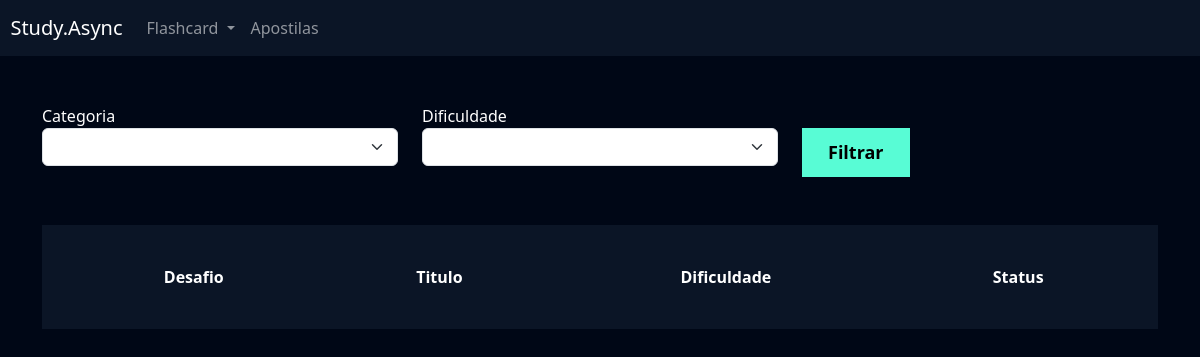
Page /flashcard/listar_desafio/ (signed in) on the earlier database version.
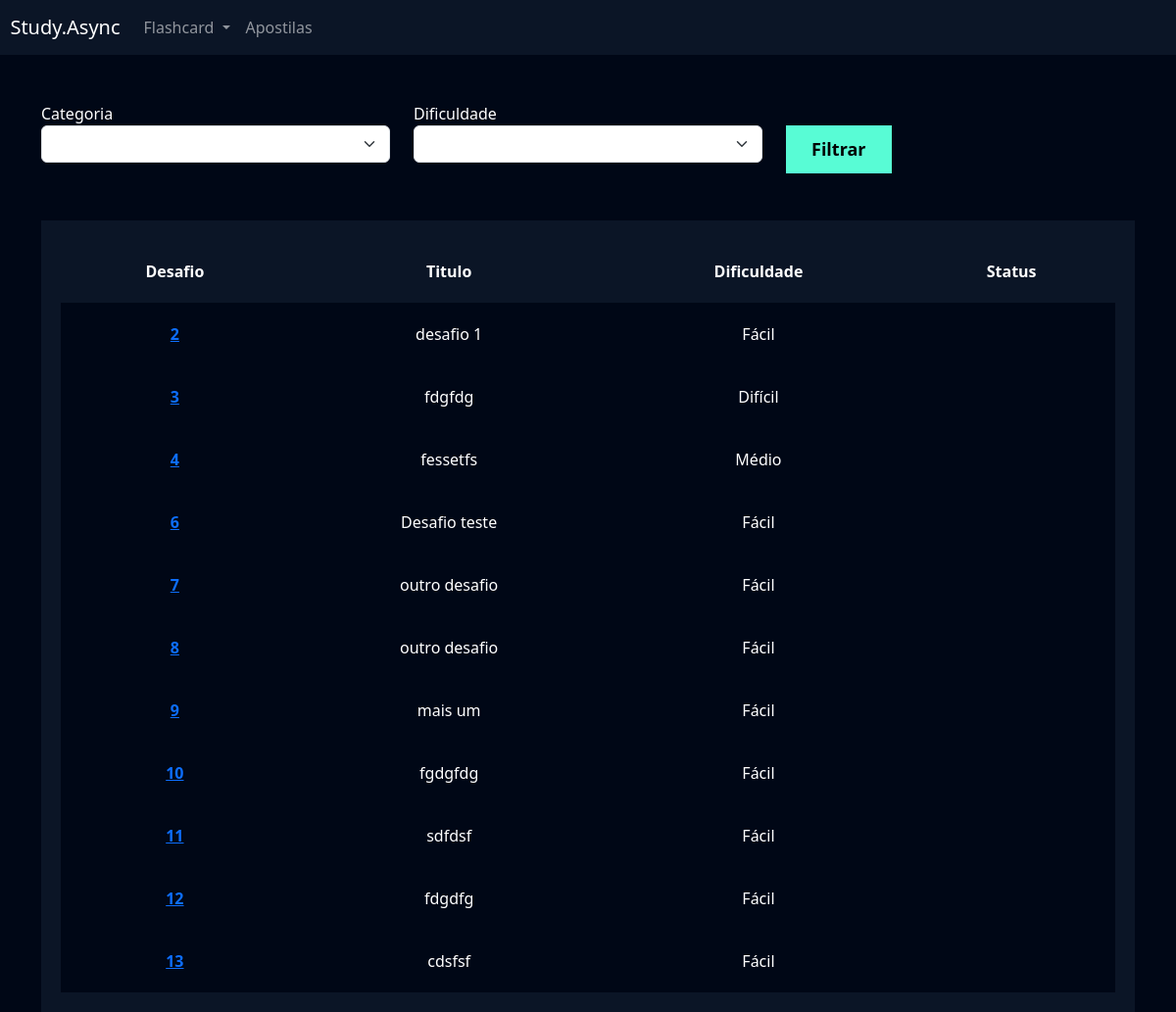
Same page on the later database version.
### flashcard/models.py (models this page shows, shortened)
class Desafio(models.Model):
    user = models.ForeignKey(User, on_delete=models.DO_NOTHING)
    titulo = models.CharField(max_length=100)
    categoria = models.ManyToManyField(Categoria)
    quantidade_perguntas = models.IntegerField()
    dificuldade = models.CharField(
        max_length=1, choices=Flashcard.DIFICULDADE_CHOICES
    )
    flashcards = models.ManyToManyField(FlashcardDesafio)

### flashcard/views.py (the view)
# urls.py: path('listar_desafio/', views.listar_desafio, name='listar_desafio'),
def listar_desafio(request):
    desafios = Desafio.objects.filter(user=request.user)
    return render(request, 'listar_desafio.html', {'desafios': desafios})

### flashcard/templates/listar_desafio.html (shortened to what this page needs)
{% extends "base.html" %}
{% load static %}
{% block 'cabecalho' %}
    <link href="{% static 'usuarios/css/cadastro.css' %}" rel="stylesheet">
    <link href="{% static 'flashcard/css/novo_flashcard.css' %}" rel="stylesheet">
    <link href="{% static 'flashcard/css/iniciar_desafio.css' %}" rel="stylesheet">
    <link href="{% static 'flashcard/css/desafio.css' %}" rel="stylesheet">
    <link href='https://unpkg.com/boxicons@2.1.4/css/boxicons.min.css' rel='stylesheet'>
{% endblock 'cabecalho' %}
{% block 'conteudo' %}
    {% include "partials/header.html" %}
    <div class="container">
        <br>
        <br>
        <div class="row">
            <div class="col-md">
                <form action="}" method="GET">
                <label for="">Categoria</label>
                <select name="categoria" class="form-select">
                </select>
            </div>
            <div class="col-md">
                <label for="">Dificuldade</label>
                <select name="dificuldade" class="form-select">
                </select>
            </div>
            <div class="col-md">
                <br>
                <input type="submit" value="Filtrar" class="btn-cadastro">
            </div>
        </div>
        <br>
        <br>
        <div class="box-listar">
            <table>
                <thead>
                    <tr>
                        <th scope="col">Desafio</th>
                        <th scope="col">Titulo</th>
                        <th scope="col">Dificuldade</th>
                        <th scope="col">Status</th>
                    </tr>
                </thead>
                <tbody>
                    {% for desafio in desafios %}
                        <tr class="linha">
                            <th><a href="{% url 'desafio' desafio.id %}">{{desafio.id}}</a></th>
                            <td>{{desafio.titulo}}</td>
                            <td>{{desafio.get_dificuldade_display}}</td>
                            <td>{{desafio.status}}</td>
                        </tr>
                    {% endfor %}
                </tbody>
            </table>
        </div>
    </div>
{% endblock 'conteudo' %}

### templates/base.html (shortened to what this page needs)
{% load static %}
<!doctype html>
<html lang="en">
    <head>
        <link href="https://cdn.jsdelivr.net/npm/bootstrap@5.3.2/dist/css/bootstrap.min.css" rel="stylesheet">
        <link rel="stylesheet" href="{% static 'geral/css/base.css' %}">
        {% block 'cabecalho' %} {% endblock %}
    </head>
    <body>
        {% block 'conteudo' %}{% endblock %}
    </body>
</html>

### templates/partials/header.html (shortened to what this page needs)
<nav style="background-color: var(--main-color)" class="navbar navbar-expand-lg navbar-dark">
    <a class="navbar-brand" href="#">&nbsp&nbspStudy.Async</a>
    <div class="collapse navbar-collapse" id="navbarNav">
        <ul class="navbar-nav">
            <li class="nav-item dropdown">
                <a class="nav-link dropdown-toggle" href="#" id="navbarDropdown" role="button" data-bs-toggle="dropdown" aria-expanded="false">
                    Flashcard
                </a>
            </li>
            <li class="nav-item">
                <a class="nav-link" href="{% url 'adicionar_apostilas' %}">Apostilas</a>
            </li>
        </ul>
    </div>
</nav>

### templates/static/geral/css/base.css (style rules this page uses)
:root { --main-color: #0b1526; --dark-color: #000716; --secondary-dark-color: rgb(15, 2, 26); --light-color: #00c1f3; --contrast-color: #f4c96b; --differential-color: #58fcd5; }
body { background-color: var(--dark-color) !important; color: white !important; }

### templates/static/usuarios/css/cadastro.css (style rules this page uses)
* { margin: 0; padding: 0; }
.btn-cadastro { padding: 10px; background-color: #58fcd5; border: none; border: 1px solid #58fcd5; font-size: 18px; font-weight: bold; padding-left: 25px; padding-right: 25px; }

### templates/static/flashcard/css/desafio.css (style rules this page uses)
.box-listar { background-color: #0b1526; padding: 20px; }
table { width: 100%; padding: 20px; text-align: center; }
.linha { height: 40px; background-color: var(--dark-color); padding: 20px; }
td, th { padding: 20px; }
tr { background-color: var(--main-color); }

Differences in the rows shown:
added Desafio: id "2", titulo "desafio 1", dificuldade "Fácil"
added Desafio: id "3", titulo "fdgfdg", dificuldade "Difícil"
added Desafio: id "4", titulo "fessetfs", dificuldade "Médio"
added Desafio: id "6", titulo "Desafio teste", dificuldade "Fácil"
added Desafio: id "7", titulo "outro desafio", dificuldade "Fácil"
added Desafio: id "8", titulo "outro desafio", dificuldade "Fácil"
added Desafio: id "9", titulo "mais um", dificuldade "Fácil"
added Desafio: id "10", titulo "fgdgfdg", dificuldade "Fácil"
added Desafio: id "11", titulo "sdfdsf", dificuldade "Fácil"
added Desafio: id "12", titulo "fdgdfg", dificuldade "Fácil"
added Desafio: id "13", titulo "cdsfsf", dificuldade "Fácil"
